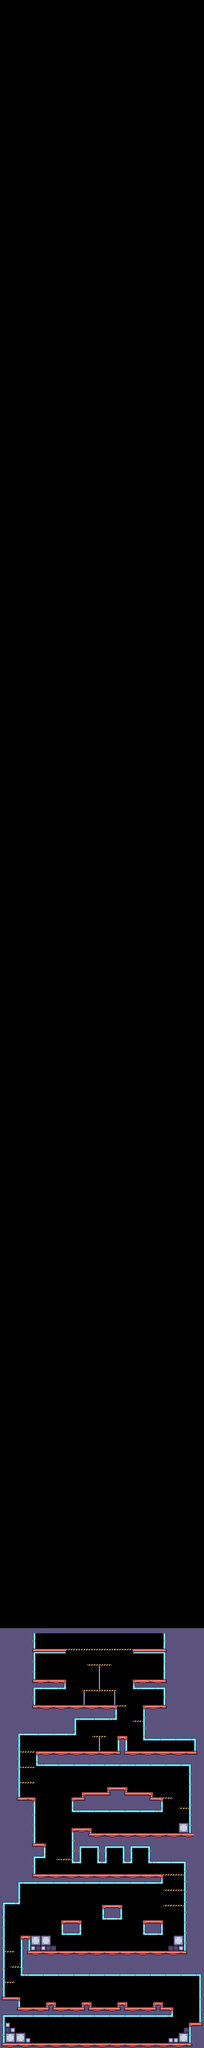

The image is a tile-based game level rendered from a .tmx file. Its description and source (layers, tilesets, objects; grid data summarised) follow:
An orthogonal 40x400 tile map with 16x16 px tiles, 1 tile layer (map) and 168 objects (62x amber, 13x emerald, 12x slimer, 4x sapphire, 3x yoyo, ...).

<map version="1.10" tiledversion="1.11.0" orientation="orthogonal" renderorder="right-down" width="40" height="400" tilewidth="16" tileheight="16" infinite="0" nextlayerid="5" nextobjectid="292">
 <tileset firstgid="1" source="ship.tsx" />
 <layer id="1" name="map" width="40" height="400">
  <data>[16000 cells, 1662 non-empty, 39 distinct tile ids]</data>
 </layer>
 <objectgroup id="4" name="entities">
  <object id="62" name="player" x="63.625" y="6328.38">
   <ellipse />
  </object>
  <object id="82" name="emerald" x="304" y="6368">
   <ellipse />
  </object>
  <object id="83" name="amber" x="320" y="6368">
   <ellipse />
  </object>
  <object id="84" name="amber" x="336" y="6368">
   <ellipse />
  </object>
  <object id="93" name="amber" x="384" y="6368">
   <ellipse />
  </object>
  <object id="94" name="emerald" x="400" y="6368">
   <ellipse />
  </object>
  <object id="95" name="amber" x="416" y="6368">
   <ellipse />
  </object>
  <object id="96" name="amber" x="432" y="6368">
   <ellipse />
  </object>
  <object id="97" name="amber" x="272" y="6368">
   <ellipse />
  </object>
  <object id="99" name="amber" x="240" y="6368">
   <ellipse />
  </object>
  <object id="100" name="amber" x="224" y="6368">
   <ellipse />
  </object>
  <object id="102" name="emerald" x="208" y="6368">
   <ellipse />
  </object>
  <object id="103" name="amber" x="368" y="6368">
   <ellipse />
  </object>
  <object id="104" name="amber" x="288" y="6368">
   <ellipse />
  </object>
  <object id="105" name="amber" x="192" y="6368">
   <ellipse />
  </object>
  <object id="106" name="amber" x="176" y="6368">
   <ellipse />
  </object>
  <object id="107" name="slimer" x="105" y="6250.5">
   <ellipse />
  </object>
  <object id="108" name="slimer" x="187" y="6253">
   <ellipse />
  </object>
  <object id="109" name="slimer" x="345.5" y="6249">
   <ellipse />
  </object>
  <object id="110" name="slimer" x="442" y="6254">
   <ellipse />
  </object>
  <object id="128" name="slimer" x="258" y="6078.67">
   <ellipse />
  </object>
  <object id="129" name="slimer" x="433.638" y="6077.58">
   <ellipse />
  </object>
  <object id="130" name="amber" x="208" y="5984">
   <ellipse />
  </object>
  <object id="131" name="amber" x="224" y="5984">
   <ellipse />
  </object>
  <object id="132" name="amber" x="240" y="5984">
   <ellipse />
  </object>
  <object id="133" name="amber" x="336" y="5936">
   <ellipse />
  </object>
  <object id="134" name="amber" x="352" y="5936">
   <ellipse />
  </object>
  <object id="135" name="amber" x="368" y="5936">
   <ellipse />
  </object>
  <object id="136" name="amber" x="464" y="5984">
   <ellipse />
  </object>
  <object id="137" name="amber" x="480" y="5984">
   <ellipse />
  </object>
  <object id="138" name="amber" x="496" y="5984">
   <ellipse />
  </object>
  <object id="155" name="amber" x="432" y="5792">
   <ellipse />
  </object>
  <object id="156" name="amber" x="448" y="5792">
   <ellipse />
  </object>
  <object id="157" name="amber" x="448" y="5808">
   <ellipse />
  </object>
  <object id="158" name="amber" x="432" y="5808">
   <ellipse />
  </object>
  <object id="169" name="amber" x="272" y="5792">
   <ellipse />
  </object>
  <object id="170" name="amber" x="288" y="5792">
   <ellipse />
  </object>
  <object id="171" name="amber" x="272" y="5808">
   <ellipse />
  </object>
  <object id="172" name="amber" x="288" y="5808">
   <ellipse />
  </object>
  <object id="173" name="amber" x="352" y="5792">
   <ellipse />
  </object>
  <object id="174" name="amber" x="368" y="5792">
   <ellipse />
  </object>
  <object id="175" name="amber" x="368" y="5808">
   <ellipse />
  </object>
  <object id="176" name="amber" x="352" y="5808">
   <ellipse />
  </object>
  <object id="178" name="amber" x="352" y="5568">
   <ellipse />
  </object>
  <object id="179" name="amber" x="368" y="5568">
   <ellipse />
  </object>
  <object id="180" name="amber" x="384" y="5568">
   <ellipse />
  </object>
  <object id="181" name="emerald" x="368" y="5552">
   <ellipse />
  </object>
  <object id="203" name="emerald" x="128" y="5744">
   <ellipse />
  </object>
  <object id="205" name="amber" x="336" y="5712">
   <ellipse />
  </object>
  <object id="206" name="amber" x="352" y="5712">
   <ellipse />
  </object>
  <object id="207" name="emerald" x="368" y="5712">
   <ellipse />
  </object>
  <object id="208" name="amber" x="384" y="5712">
   <ellipse />
  </object>
  <object id="209" name="amber" x="400" y="5712">
   <ellipse />
  </object>
  <object id="211" name="emerald" x="576" y="5632">
   <ellipse />
  </object>
  <object id="212" name="sapphire" x="160" y="5632">
   <ellipse />
  </object>
  <object id="213" name="sapphire" x="176" y="5632">
   <ellipse />
  </object>
  <object id="216" name="sapphire" x="160" y="5616">
   <ellipse />
  </object>
  <object id="217" name="sapphire" x="176" y="5616">
   <ellipse />
  </object>
  <object id="221" name="yoyo" x="256" y="5372">
   <ellipse />
  </object>
  <object id="222" name="slimer" x="417.833" y="5454.5">
   <ellipse />
  </object>
  <object id="223" name="slimer" x="496.5" y="5454.83">
   <ellipse />
  </object>
  <object id="224" name="emerald" x="592" y="5456">
   <ellipse />
  </object>
  <object id="225" name="emerald" x="576" y="5456">
   <ellipse />
  </object>
  <object id="226" name="amber" x="560" y="5456">
   <ellipse />
  </object>
  <object id="227" name="amber" x="544" y="5456">
   <ellipse />
  </object>
  <object id="228" name="amber" x="304" y="5408">
   <ellipse />
  </object>
  <object id="229" name="amber" x="320" y="5408">
   <ellipse />
  </object>
  <object id="243" name="slimer" x="198.5" y="5839.5">
   <ellipse />
  </object>
  <object id="244" name="slimer" x="369.5" y="5840.5">
   <ellipse />
  </object>
  <object id="245" name="slimer" x="480" y="5707">
   <ellipse />
  </object>
  <object id="247" name="slimer" x="243.5" y="5454.5">
   <ellipse />
  </object>
  <object id="252" name="yoyo" x="336" y="5100">
   <ellipse />
  </object>
  <object id="253" name="yoyo" x="288" y="5100">
   <ellipse />
  </object>
  <object id="254" name="amber" x="128" y="5312">
   <ellipse />
  </object>
  <object id="255" name="amber" x="128" y="5296">
   <ellipse />
  </object>
  <object id="256" name="amber" x="144" y="5296">
   <ellipse />
  </object>
  <object id="257" name="amber" x="144" y="5312">
   <ellipse />
  </object>
  <object id="258" name="amber" x="160" y="5312">
   <ellipse />
  </object>
  <object id="259" name="amber" x="160" y="5296">
   <ellipse />
  </object>
  <object id="262" name="amber" x="144" y="5232">
   <ellipse />
  </object>
  <object id="263" name="amber" x="144" y="5216">
   <ellipse />
  </object>
  <object id="264" name="amber" x="160" y="5216">
   <ellipse />
  </object>
  <object id="265" name="amber" x="160" y="5232">
   <ellipse />
  </object>
  <object id="271" name="amber" x="480" y="5312">
   <ellipse />
  </object>
  <object id="272" name="amber" x="496" y="5312">
   <ellipse />
  </object>
  <object id="273" name="amber" x="496" y="5296">
   <ellipse />
  </object>
  <object id="274" name="amber" x="480" y="5296">
   <ellipse />
  </object>
  <object id="275" name="emerald" x="496" y="5232">
   <ellipse />
  </object>
  <object id="276" name="emerald" x="496" y="5216">
   <ellipse />
  </object>
  <object id="277" name="amber" x="480" y="5216">
   <ellipse />
  </object>
  <object id="278" name="amber" x="480" y="5232">
   <ellipse />
  </object>
  <object id="279" name="amber" x="464" y="5232">
   <ellipse />
  </object>
  <object id="280" name="amber" x="464" y="5216">
   <ellipse />
  </object>
  <object id="281" name="emerald" x="128" y="5216">
   <ellipse />
  </object>
  </objectgroup>
 <objectgroup id="2" name="walls">
  <!-- 73 objects omitted --></objectgroup>
 <objectgroup id="3" name="platforms">
  <!-- 18 objects omitted --></objectgroup>
</map>
<!-- 74 of 168 objects omitted -->